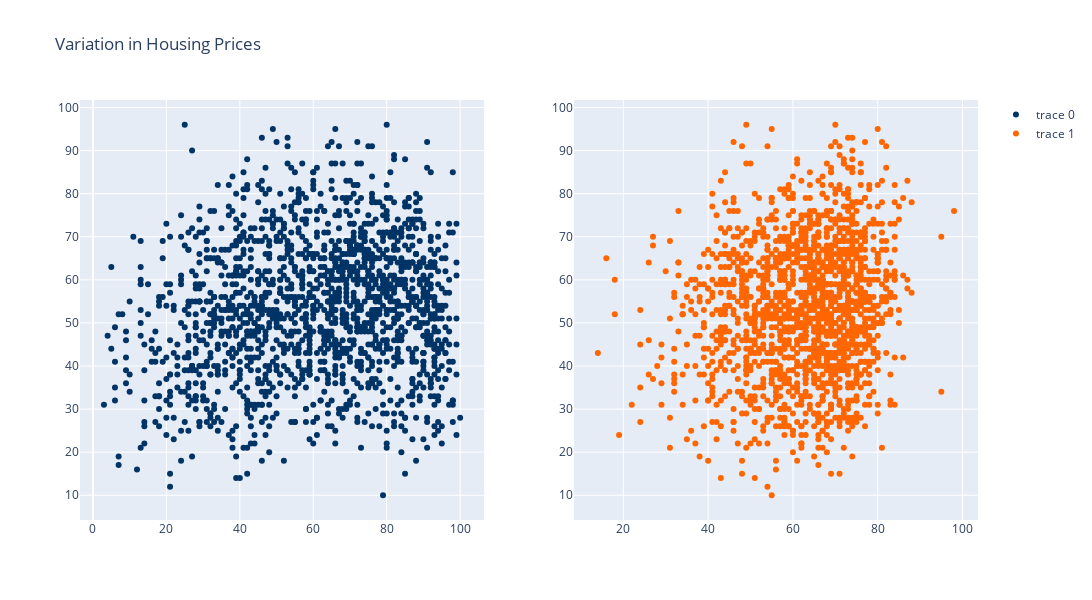

Notebook cell for this chart:
### Code cell
import plotly.express as px
from plotly.subplots import make_subplots
import plotly.graph_objs as go

fig = make_subplots(
rows=1, cols=2
# subplot_titles=("Plot 1", "Plot 2", "Plot 3", "Plot 4")
)

fig.add_trace(
    go.Scatter(x=spotify_df["Energy"],y=spotify_df['Danceability'],mode='markers',
    marker=dict(
            color="#003366"),
        line=dict(color="#003366",width=1)),
    row=1, col=1
)

fig.add_trace(
    go.Scatter(x=spotify_df['Popularity'],y=spotify_df['Danceability'],mode='markers',
    marker=dict(
            color="#FF6600"),
        line=dict(color="#FF6600",width=1)),
    row=1, col=2
)

# Update xaxis properties
# fig.update_xaxes(title_text="Lower State Population (%)", row=1, col=1)
# fig.update_xaxes(title_text="Number of Rooms", row=1, col=2)

# # Update yaxis properties
# fig.update_yaxes(title_text="House Prices ($1000)", row=1, col=1)
# fig.update_yaxes(title_text="yaxis 2 title", range=[40, 80], row=1, col=2)
# Update title and height
fig.update_layout(height=600, width=1400, title_text="Variation in Danceability")
#output_file="app/static/baseimage.svg"
#fig.write_image(output_file,width=1200,engine="kaleido")
fig.show()

### Figure 1 — Plotly figure (JSON) as saved in the notebook; plotly's stock layout.template omitted (floating-point values rounded to 4 significant figures; data arrays with more than 128 entries replaced by an {"elided": "..."} marker saying what was removed)
{"data": [{"line": {"color": "#003366", "width": 1}, "marker": {"color": "#003366"}, "mode": "markers", "type": "scatter", "x": {"elided": "1615 int values"}, "xaxis": "x", "y": {"elided": "1615 int values"}, "yaxis": "y"}, {"line": {"color": "#FF6600", "width": 1}, "marker": {"color": "#FF6600"}, "mode": "markers", "type": "scatter", "x": {"elided": "1615 int values"}, "xaxis": "x2", "y": {"elided": "1615 int values"}, "yaxis": "y2"}], "layout": {"height": 600, "title": {"text": "Variation in Housing Prices"}, "width": 1400, "xaxis": {"anchor": "y", "autorange": true, "domain": [0, 0.45], "range": [-3.236, 106.2], "type": "linear"}, "xaxis2": {"anchor": "y2", "autorange": true, "domain": [0.55, 1], "range": [8.599, 103.4], "type": "linear"}, "yaxis": {"anchor": "x", "autorange": true, "domain": [0, 1], "range": [4.255, 101.7], "type": "linear"}, "yaxis2": {"anchor": "x2", "autorange": true, "domain": [0, 1], "range": [4.255, 101.7], "type": "linear"}}}
